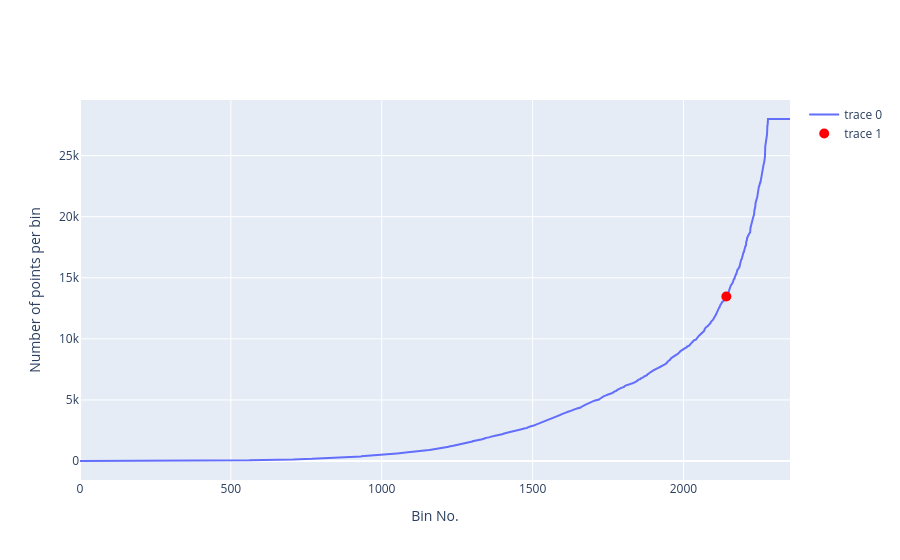

Notebook cell for this chart:
### Code cell
profileNo_vs_xy_bins(df_sampled, n_x_bins=100, n_y_bins=100, show_threshold=True, threshold_quantile=0.99, projection='npstere')

### Figure 1 — Plotly figure (JSON) as saved in the notebook; plotly's stock layout.template omitted (floating-point values rounded to 4 significant figures; data arrays with more than 128 entries replaced by an {"elided": "..."} marker saying what was removed)
{"data": [{"type": "scatter", "x": {"elided": "2354 int values"}, "y": {"elided": "2354 int values"}}, {"marker": {"color": "red", "size": 10}, "mode": "markers", "type": "scatter", "x": [2142], "y": [13474]}], "layout": {"xaxis": {"title": {"text": "Bin No."}}, "yaxis": {"title": {"text": "Number of points per bin"}}}}
